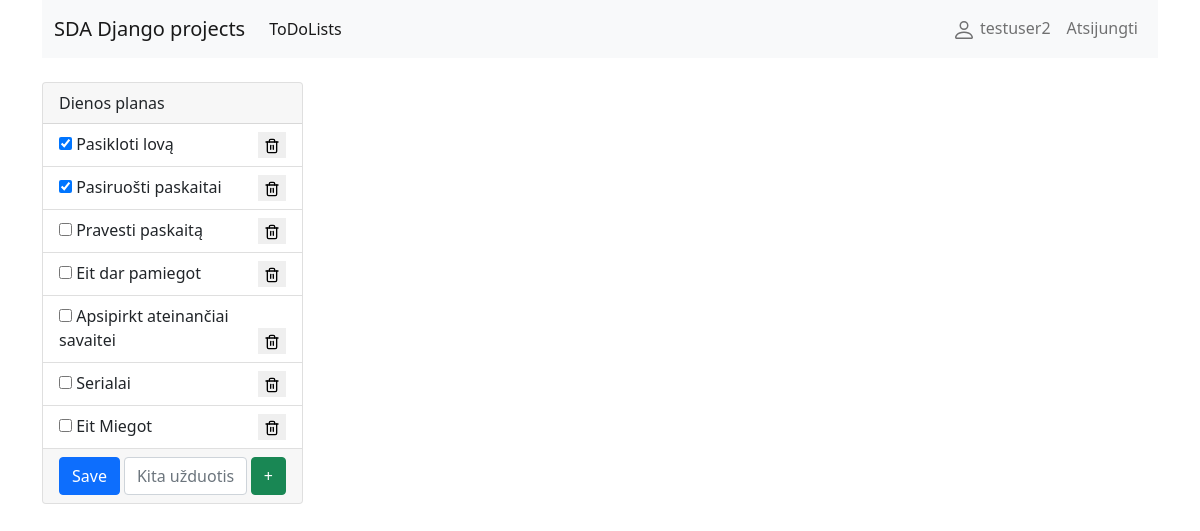
Page /2 (signed in) on the earlier database version.
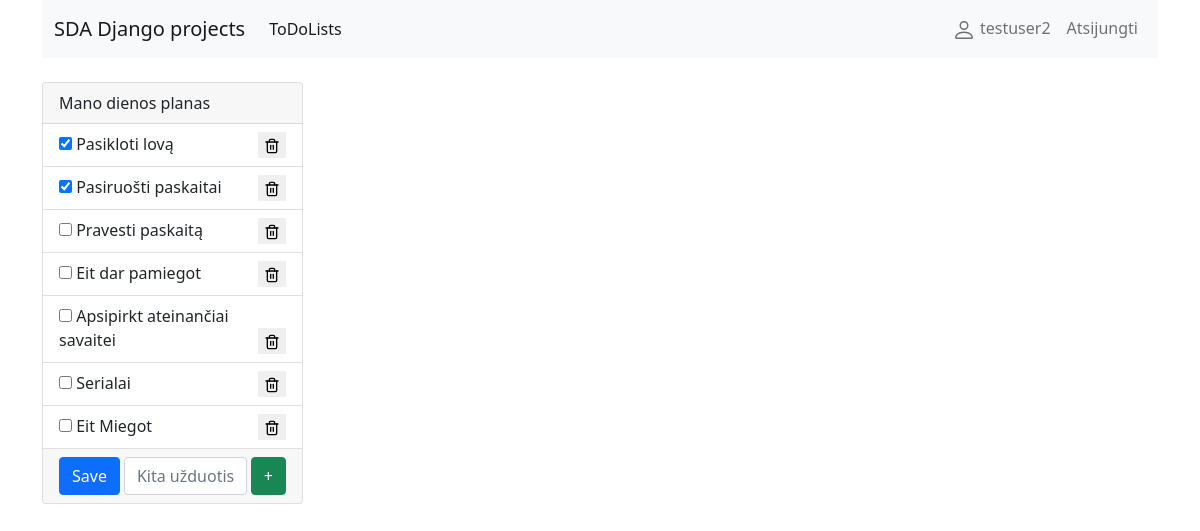
Same page on the later database version.
### lists/models.py (models this page shows, shortened)
class ToDoList(models.Model):
    title = models.CharField('Pavadinimas', max_length=100, help_text="Pavadink šitą ToDo listą kaip nors originaliai")
    user = models.ForeignKey(User, on_delete=models.SET_NULL, null=True, blank=True)
    class Meta:
        verbose_name = 'ToDo Listas'
        verbose_name_plural = 'ToDo Listai'

class ToDoItems(models.Model):
    text = models.CharField('Užduotis', max_length=300, help_text="Ką čia dabar nuveikus")
    isCompleted = models.BooleanField(null=True, default=False)
    list = models.ForeignKey(ToDoList, on_delete=models.CASCADE)
    class Meta:
        verbose_name = 'ToDo Itemas'
        verbose_name_plural = 'ToDo Itemai'

### lists/views.py (the view)
# urls.py: path('<int:id>', login_required(views.list), name='list')
def list(request, id):
    list = ToDoList.objects.get(id=id)
    if request.method == "POST":
        if request.POST.get('save'):
            checked = request.POST.getlist('checkbox')
            for item in list.todoitems_set.all():
                if str(item.id) in checked:
                    item.isCompleted = True
                else:
                    item.isCompleted = False
                item.save()
        elif request.POST.get('add'):
            text = request.POST.get('new')
            if len(text) > 3:
                list.todoitems_set.create(text=text, isCompleted=False)
            else:
                print("Užduoties tekstas per trumpas")
        elif request.POST.get('delete'):
            id_to_delete = request.POST.get('delete')
            for item in list.todoitems_set.all():
                if str(item.id) == id_to_delete:
                    item.delete()
        return redirect('list', id=id)
    else:
        context = {"title":f"{list.title}","items": list.todoitems_set.all() }
        return render(request, 'list.html', context=context)

### lists/templates/list.html (shortened to what this page needs)
{% extends 'base.html' %}  {% block content %}
<div class="col-3">
  <form method="post" action="#">
    <div class="card">
      <div class="card-header">{{title}}</div>
      <ul class="list-group list-group-flush">
        {% for item in items %}
        <li class="list-group-item">
          {% if item.isCompleted %}
          <input
            type="checkbox"
            name="checkbox"
            value="{{item.id}}"
            class="checkbox-styles"
            checked
          />
          {% else %}
          <input
            type="checkbox"
            name="checkbox"
            value="{{item.id}}"
            class="checkbox-styles"
          />
          {% endif %} {{item.text}}
          <button
            type="submit"
            name="delete"
            value="{{item.id}}"
            class="delete-styles"
          >
          </button>
        </li>
        {% endfor %}
      </ul>
      <div class="card-footer" style="display: flex">
        <button
          class="btn btn-primary me-1"
          type="submit"
          name="save"
          value="save"
        >
          Save
        </button>
        <input
          type="text"
          class="form-control me-1"
          placeholder="Kita užduotis"
          aria-label="Nauja užduotis į todo sarašą"
          aria-describedby="button-addon2"
          name="new"
        />
        <button
          class="btn btn-success"
          type="submit"
          name="add"
          value="add"
          id="button-addon2"
        >
          +
        </button>
      </div>
    </div>
  </form>
</div>
{% endblock content %}

### templates/base.html (shortened to what this page needs)
<!DOCTYPE html>
<html lang="en">
  <head>
    <link
      href="https://cdn.jsdelivr.net/npm/bootstrap@5.1.3/dist/css/bootstrap.min.css"
      rel="stylesheet"
    />
  </head>
  <body>
    <div class="container">
      <nav class="navbar navbar-expand-lg navbar-light bg-light">
        <div class="container-fluid">
          <a class="navbar-brand" href="/">SDA Django projects</a>
          <div class="collapse navbar-collapse" id="navbarNav">
            {% if user.is_authenticated %}
            <ul class="navbar-nav">
              <li class="nav-item">
                <a class="nav-link active" aria-current="page" href="/"
                  >ToDoLists</a
                >
              </li>
            </ul>
            {% endif %}
            <ul class="navbar-nav ms-auto mb-2 mb-lg-0">
              {% if user.is_authenticated %}
              <li class="nav-item">
                <a class="nav-link" href="#">
                  {{ user.get_username }}</a
                >
              </li>
              <li>
                <a class="nav-link" href="{% url 'logout' %}">Atsijungti</a>
              </li>
              {% endif %}
            </ul>
          </div>
        </div>
      </nav>
      <div class="row mt-4">{% block content %}{% endblock %}</div>
    </div>
  </body>
</html>

### templates/base.html (style rules this page uses)
.delete-styles { float: right; border: none; }

Differences in the rows shown:
changed ToDoList: title "Dienos planas" → "Mano dienos planas"
